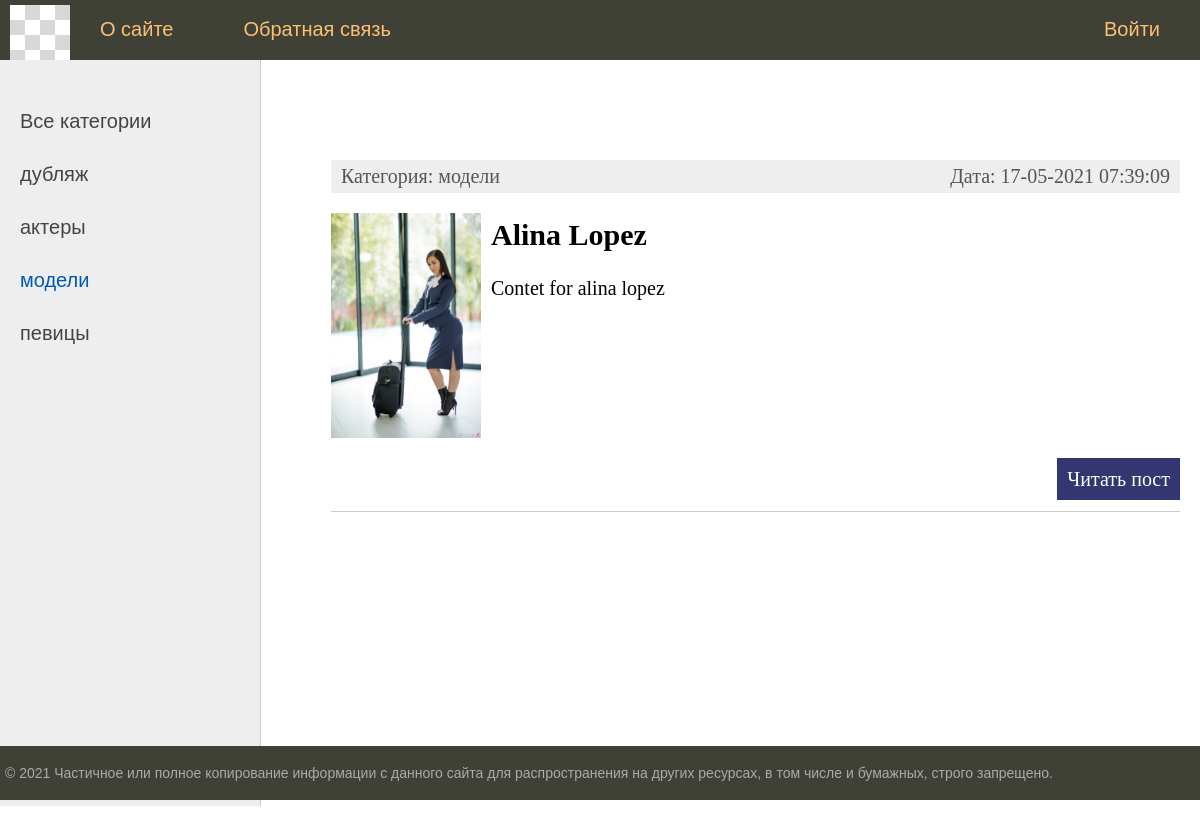
Screenshot of /category/modeli with the database file from the repository.
### substation/models.py (models this page shows, shortened)
class Category(models.Model):
    name = models.CharField(max_length=255, db_index=True, verbose_name="Категория")
    slug = models.SlugField(max_length=255, unique=True, db_index=True, verbose_name="URL")
    def __str__(self):
        return self.name
    def get_absolute_url(self):
        return reverse('category', kwargs={'cat_slug': self.slug})
    class Meta:
        verbose_name = 'Категория'
        verbose_name_plural = 'Категории'
        ordering = ['id', 'name']

class Testing(models.Model):
    title = models.CharField(max_length=255, verbose_name='Заголовок')
    slug = models.SlugField(max_length=255, unique=True, db_index=True, verbose_name="URL")
    content = models.TextField(blank=True)
    photo = models.ImageField(upload_to="photos/%y/%m/%d/", verbose_name='Фотография')
    time_create = models.DateTimeField(auto_now_add=True, verbose_name='Время создания')
    time_update = models.DateTimeField(auto_now=True, verbose_name='Время обновления')
    is_published = models.BooleanField(default=True, verbose_name='Опубликовано')
    cat = models.ForeignKey('Category', on_delete=models.PROTECT, null=True, verbose_name='Категория')
    def get_absolute_url(self):
        return reverse('post', kwargs={'post_slug': self.slug})
    class Meta:
        verbose_name = 'Известные женщины'
        verbose_name_plural = 'Известные женщины'
        ordering = ['time_create', 'title']

### substation/views.py (the view)
# urls.py: path('category/<slug:cat_slug>', TestingCategory.as_view(), name="category")
class TestingCategory(DataMixin, ListView):
    model = Testing
    template_name = 'substation/index.html'
    context_object_name = 'posts'
    allow_empty = False
    def get_context_data(self, *, object_list=None, **kwargs):
        context = super().get_context_data(**kwargs)
        c_def = self.get_user_context(title='Категория - ' + str(context['posts'][0].cat), cat_selected=context['posts'][0].cat_id)
        context = dict(list(context.items()) + list(c_def.items()))
        return context
    def get_queryset(self):
        return Testing.objects.filter(cat__slug=self.kwargs['cat_slug'], is_published=True)

### substation/utils.py (called while the page is built)
    def get_user_context(self, **kwargs):
        context = kwargs
        cats = Category.objects.all()
        user_menu = menu.copy()
        if not self.request.user.is_authenticated:
            user_menu.pop(1)
        context['menu'] = user_menu
        context['cats'] = cats
        if 'cat_selected' not in context:
            context['cat_selected'] = 0
        return context

### templates/substation/index.html (shortened to what this page needs)
{% extends 'substation/base.html' %}
{% block content %}
<ul class="list-articles">
	{% for p in posts %}
        <li>
            <div class="article-panel">
                <p class="first">Категория: {{ p.cat }}</p>
                <p class="last">Дата: {{ p.time_update|date:"d-m-Y H:i:s" }}</p>
            </div>
        {% if p.photo %}
            <p><img class="img-article-left thumb" src="{{ p.photo.url }}"></p>
        {% endif %}
        <h2>{{p.title}}</h2>
	{% autoescape on %}
	{{p.content|linebreaks|truncatewords:50}}
	{% endautoescape %}
			<p class="link-read-post"><a href="{{ p.get_absolute_url }}">Читать пост</a></p>
        </li>
	{% endfor %}
</ul>
{% endblock %}

### templates/substation/base.html (shortened to what this page needs)
{% load static %}
{% load testing_tags %}
<!DOCTYPE html>
<html>
<head>
	<link type="text/css" href="{% static 'substation/css/styles.css' %}" rel="stylesheet" />
</head>
<body>
<table class="table-page" border=0 cellpadding="0" cellspacing="0">
<tr><td valign=top>
<div class="header">
    <ul id="mainmenu" class="mainmenu">
    <li class="logo"><a href="{% url 'home' %}"><div class="logo"></div></a></li>
        {% block mainmenu %}
        {% for m in menu %}
            {% if not forloop.last %}
                    <li><a href="{% url m.url_name %}">{{m.title}}</a></li>
            {% else %}
                    <li class="last"><a href="{% url m.url_name %}">{{m.title}}</a></li>
            {% endif %}
        {% endfor %}
        {% endblock mainmenu %}
    </ul>
</div>
<table class="table-content" border=0 cellpadding="0" cellspacing="0">
<tr>
	<td valign="top" class="left-chapters">
	<ul id="leftchapters">
        {% if cat_selected == 0 %}
            <li class="selected">Все категории</li>
        {% else%}
            <li class="selected"><a href="{% url 'home' %}">Все категории</a></li>
        {% endif %}
        {% for c in cats %}
            {% if c.pk == cat_selected %}
                <li class="selected">{{ c.name }}</li>
            {% else %}
                <li><a href="{{ c.get_absolute_url }}">{{ c.name }}</a></li>
            {% endif %}
        {% endfor %}
	</ul>
</td>
<td valign="top" class="content">
	<div class="content-text">
{% block content %}
{% endblock %}
	</div>
</td></tr></table>
</td></tr>
<tr><td valign=top>
	<div id="footer">
		<p>&copy; 2021 Частичное или полное копирование информации с данного сайта для распространения на других ресурсах, в том числе и бумажных, строго запрещено.</p>
	</div>
</td></tr></table>
</body>
</html>

### substation/static/substation/css/styles.css (style rules this page uses)
html, body { font-family: 'Arial'; margin: 0; padding: 0; height: 100%; width: 100%; color: #444; }
a { color: #0059b2; text-decoration: none; }
img { max-width: 600px; height: auto; }
img.img-article-left { max-width: 300px; height: auto; float: left; padding: 0 10px 10px 0; }
img.img-article-left.thumb { max-width: 150px; height: auto; }
p.link-read-post { text-align: right; }
p.link-read-post a { padding: 10px; min-width: 100px; background: #333671; color: #fff; text-decoration: none; }
div.article-panel { background: #eee; padding: 5px 10px 5px 10px; box-sizing: border-box; overflow: hidden; color: #555; }
div.article-panel p.first { margin: 0; float: left; }
div.article-panel p.last { margin: 0; float: right; }
ul.list-articles { list-style: none; margin: 0; padding: 0; }
ul.list-articles li { border-bottom: 1px solid #ccc; }
.table-page { width: 100%; height: 100%; vertical-align: top; }
.table-page tr { height: 100%; }
.header { background: #3F4137; height: 60px; }
.logo { background: url('../images/logo.png') no-repeat 10px 5px; width: 70px; height: 60px; }
ul.mainmenu { list-style: none; margin: 0; padding: 0; height: 60px; color: #fdc073; font-size: 20px; overflow: hidden; }
ul.mainmenu li { float: left; margin: 18px 40px 0 30px; }
ul.mainmenu li.logo { margin: 0; }
ul.mainmenu li.last { float: right; }
ul.mainmenu li a { color: #fdc073; text-decoration: none; }
.table-content { width: 100%; min-height: 100%; height: 100%; }
.left-chapters { margin: 0; background: #eee; border-right: 1px solid #ccc; min-height: 100%; }
.left-chapters ul { width: 230px; min-height: 100%; margin: 0; padding: 20px 10px 10px 20px; list-style: none; font-size: 20px; }
.left-chapters ul li { margin: 30px 0 0 0; color: #999; }
.left-chapters ul li.selected { color: #0059b2; }
.left-chapters ul li a { color: #444; text-decoration: none; }
.content { padding: 40px 20px 20px 40px; width: 100%; box-sizing: border-box; }
.content-text { margin: 60px 0 0 30px; color: #000; font-size: 20px; font-family: Yandex Sans Display Light; }
#footer { box-sizing: border-box; background: #3F4137; padding: 5px; color: #aaa; font-size: 14px; font-family: Verdana, Geneva, Arial, Helvetica; text-align: left; overflow: hidden; }

### rows the page displays
Category: name "дубляж"
Category: name "актеры"
Category: name "модели"
Category: name "певицы"
Testing: cat "модели", time_update "17-05-2021 07:39:09", photo (picture), title "Alina Lopez", content "Contet for alina lopez"

### other values shown
{{ m.title }} "О сайте" "Обратная связь"
{{ m.title }} "Войти"
